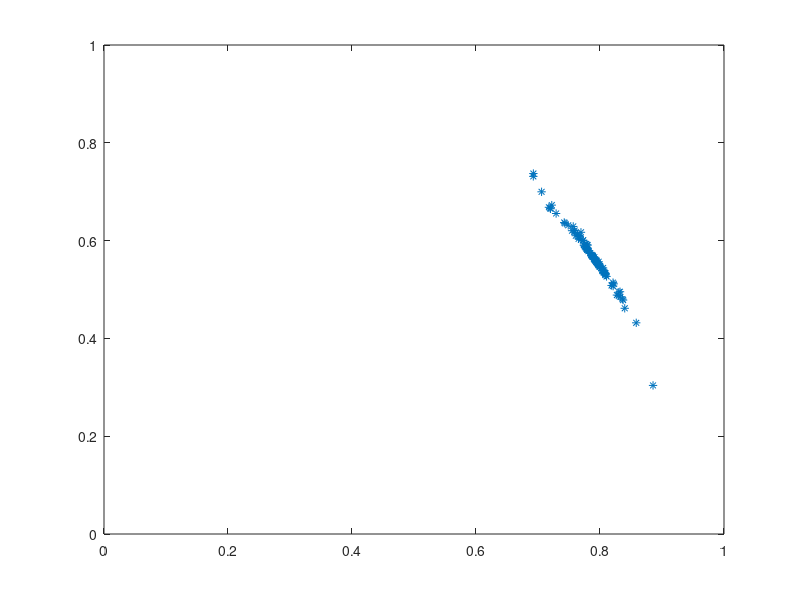

The MATLAB script that drew this image:
N = 100;
c1 = 0.1;
c2 = 0.1;
Fitness1 = zeros(1,N);
Fitness2 = zeros(1,N);
pBest = zeros(2,N);
dpBest = zeros(1,N);
f1 = @(x,y)(x*x+y*y)^.125;
f2 = @(x,y)((x-.5)^2+(y-.5)^2)^.25;
X = [-5 + 15 * rand(1,N);-5 + 15 * rand(1,N)];
V = [30 * (rand(1,N) - 0.5);30 * (rand(1,N) - 0.5)];
pBest1 = X;
pBest2 = X;


for j = 1:100
    for i = 1:N
        Fitness1(i) = f1(X(1,i),X(2,i));
        Fitness2(i) = f2(X(1,i),X(2,i));
        if Fitness1(i)<f1(pBest1(1,i),pBest1(2,i))
            pBest1(:,i) = X(:,i);
        end
        if Fitness2(i)<f2(pBest2(1,i),pBest2(2,i))
            pBest2(:,i) = X(:,i);
        end
    end
    
    gBest1Index = find(Fitness1==min(Fitness1));
    gBest1 = X(:,gBest1Index(:,1));
    gBest2Index = find(Fitness2==min(Fitness2));
    gBest2 = X(:,gBest2Index(:,1));
    
    gBest = (gBest1+gBest2)/2;
    dgBest = sqrt((gBest1(1)-gBest2(1))^2+(gBest1(2)-gBest2(2))^2);
    
    for i = 1:N
        dpBest(i) = sqrt((pBest1(1,i)-pBest2(1,i))^2+(pBest1(2,i)-pBest2(2,i))^2);
    end

    for i = 1:N
       if dpBest(i)<dgBest
           r = rand(1);
           if r<0.5
               pBest(:,i) = pBest1(:,i);
           else
               pBest(:,i) = pBest2(:,i);
           end
       else
           pBest(:,i) = mean([pBest1(:,i),pBest2(:,i)]);
       end
    end
    
    for i = 1:N
        r = rand(1,1);
        R = rand(1,1);
        V(:,i) = (0.4+0.005*j) * V(:,i) + c1 * r .* (pBest(:,i)-X(:,i)) + c1 * R .* (gBest-X(:,i));
        for k = 1:2
            if V(k,i)>15
                V(k,i) = 15;
            elseif V(k,i)<-15
                V(k,i) = -15;
            end    
        end
        X(:,i) = X(:,i) + V(:,i);
        for k = 1:2
            if X(k,i)>10
                X(k,i) = 10;
            elseif X(k,i)<-5
                X(k,i) = -5;
            end
        end
    end
end

%test
F1 = Fitness1;
F2 = Fitness2;
plot(F1,F2,'*');
axis([0,1,0,1]);
